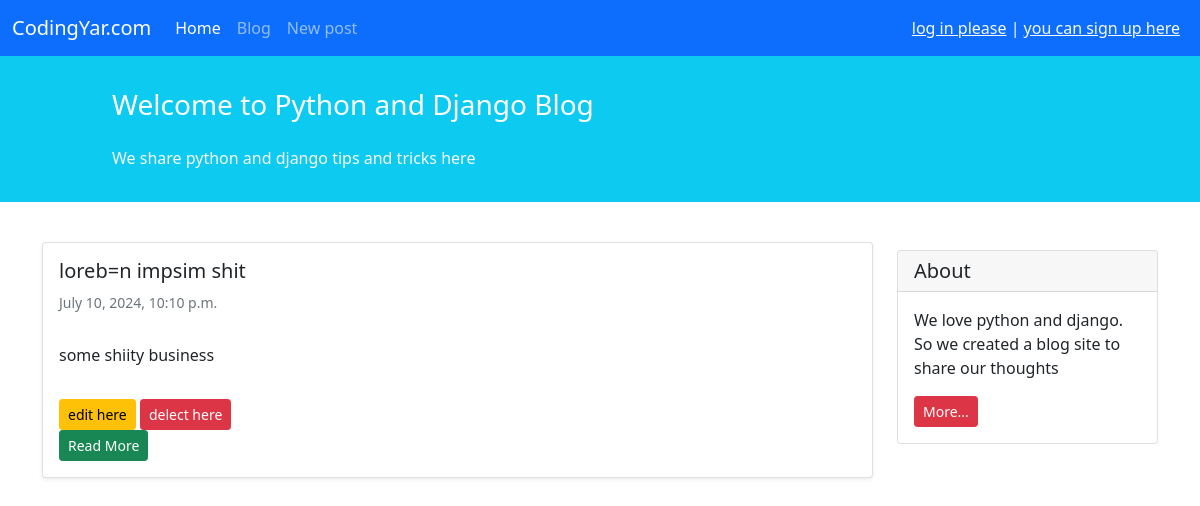
The app's page /blog/2/ with its own data.
### blogg/models.py (models this page shows, shortened)
class New(models.Model):
    MODES_OF_SAVING = (
        ('pub', 'publishded successfully'),
        ('dra', 'saved as draft'),
    )
    title = models.CharField(max_length=100)
    text = models.TextField()
    authors = models.ForeignKey('auth.User', on_delete=models.CASCADE)
    date_of_creation = models.DateTimeField(auto_now_add=True)
    date_modify = models.DateTimeField(auto_now=True)
    status = models.CharField(choices=MODES_OF_SAVING, max_length=3)

### blogg/views.py (the view)
# urls.py: path('<int:pk>/', views.Ournewdetail.as_view(), name='new_pos'), #recieve a diffrent intiger and convert it to the id of a person
class Ournewdetail(generic.DetailView):
    model = New
    template_name = 'blogg/details.html'
    context_object_name = 'post1'

### blogg/templates/blogg/details.html (shortened to what this page needs)
{% extends '_base.html' %}
{% block content %}
    <div class="container mt-4">
        <div class="row">
            <div class="col-9">
                <div class="card shadow-sm my-3">
                    <div class="card-body">
                        <h5 class="card-title">{{ post1.title }}</h5>
                        <h6 class="card-subtitle mb-2 text-muted small py-2">{{ post1.date_of_creation }}</h6>
                        <p class="card-text py-3">{{ post1.text }}</p>
                        <div>
                            <a href="{% url 'update' post1.id %}" class="btn btn-sm btn-warning"> edit here</a>
                            <a href="{% url 'dil' post1.id %}" class="btn btn-sm btn-danger"> delect here</a>
                        </div>
                        <div class="btn btn-sm btn-success">Read More</div>
                    </div>
                </div>
            </div>
            <div class="col-3">
                <div class="card my-4">
                    <h5 class="card-header">About</h5>
                    <div class="card-body">
                        <p class="card-text">We love python and django. So we created a blog site to share our
                            thoughts</p>
                        <a href="#"
                           class="btn btn-sm btn-danger">
                            More...
                        </a>
                    </div>
                </div>
            </div>
        </div>
    </div>
{% endblock content %}

### records on screen
New: title "loreb=n impsim shit", date_of_creation "July 10, 2024, 10:10 p.m.", text "some shiity business"
